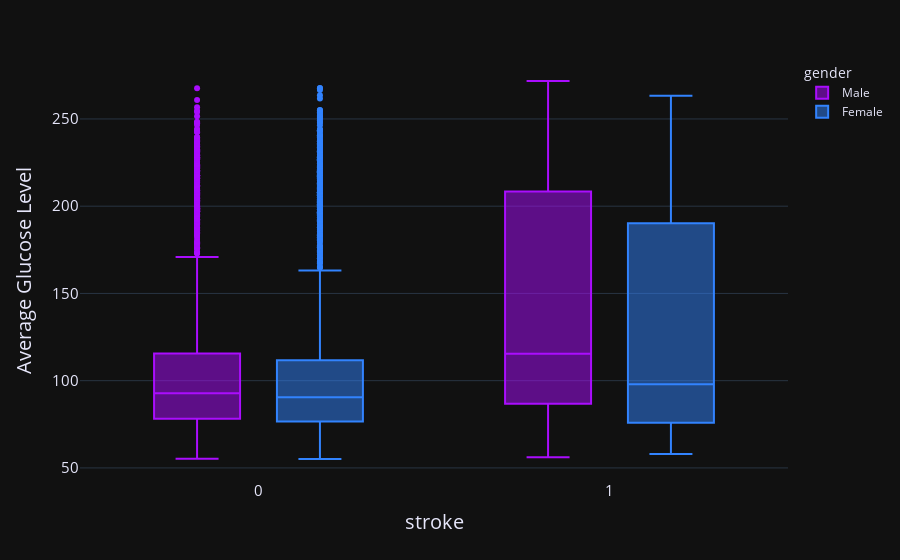

Notebook cell for this chart:
### Markdown cell above
Facts:
1. As thw BMI gets higher, the risk of high blood pressure, high cholesterol, and high blood sugar also rises. Each of these conditions puts you at a greater risk of stroke.
2.mild strokes occurred more often in men with BMIs of 30 or greater, while fatal strokes occurred more often in men with BMIs lower than 23.
3.In feamles the risk of having a stroke noticably increaes when BMI values exceed 27.

Insight -
From the above graph we can see that in males having stroke the median bmi is touching almost 29 which also justifies the scientific data that in men having bmi greater than or equal to 30 have a higher chance of getting stroke. And in females having stroke the median bmi is also touching 30 which is high as compared to normal range and which induces the chances of getting a stroke.

### Code cell
fig = px.box(stroke,
             x='stroke',
             y='avg_glucose_level',
             color='gender',
             color_discrete_sequence=px.colors.qualitative.Alphabet,
             labels={'avg_glucose_level': 'Average Glucose Level'},
             template='plotly_dark')

# fig.for_each_annotation(lambda a: a.update(text=a.text.split('=')[-1]))
# fig.for_each_annotation(lambda a: a.update(text=a.text.replace('0','Male')))
# fig.for_each_annotation(lambda a: a.update(text=a.text.replace('1','Female')))

fig.update_layout(
    font_color='lavender',
    yaxis=dict(tickfont=dict(size=15), titlefont=dict(size=20)),
    xaxis=dict(tickfont=dict(size=15), titlefont=dict(size=20)),
)

newnames = {'0': 'Male', '1': 'Female'}
fig.for_each_trace(lambda t: t.update(name=newnames[t.name],
                                      legendgroup=newnames[t.name],
                                      hovertemplate=t.hovertemplate.replace(
                                          t.name, newnames[t.name])))

# fig.update_layout(xaxis=dict(showgrid=False),
#               yaxis=dict(showgrid=False)
# )

fig.show()

### Figure 1 — Plotly figure (JSON) as saved in the notebook; plotly's stock layout.template omitted (floating-point values rounded to 4 significant figures; data arrays with more than 128 entries replaced by an {"elided": "..."} marker saying what was removed)
{"data": [{"alignmentgroup": "True", "hovertemplate": "gender=Male<br>stroke=%{x}<br>Average Glucose Level=%{y}<extra></extra>", "legendgroup": "Male", "marker": {"color": "#AA0DFE"}, "name": "Male", "notched": false, "offsetgroup": "0", "orientation": "v", "showlegend": true, "type": "box", "x": {"elided": "2115 int values"}, "x0": " ", "xaxis": "x", "y": {"elided": "2115 float values"}, "y0": " ", "yaxis": "y"}, {"alignmentgroup": "True", "hovertemplate": "gender=Female<br>stroke=%{x}<br>Average Glucose Level=%{y}<extra></extra>", "legendgroup": "Female", "marker": {"color": "#3283FE"}, "name": "Female", "notched": false, "offsetgroup": "1", "orientation": "v", "showlegend": true, "type": "box", "x": {"elided": "2994 int values"}, "x0": " ", "xaxis": "x", "y": {"elided": "2994 float values"}, "y0": " ", "yaxis": "y"}], "layout": {"boxmode": "group", "font": {"color": "lavender"}, "legend": {"title": {"text": "gender"}, "tracegroupgap": 0}, "margin": {"t": 60}, "xaxis": {"anchor": "y", "domain": [0, 1], "tickfont": {"size": 15}, "title": {"font": {"size": 20}, "text": "stroke"}}, "yaxis": {"anchor": "x", "domain": [0, 1], "tickfont": {"size": 15}, "title": {"font": {"size": 20}, "text": "Average Glucose Level"}}}}
